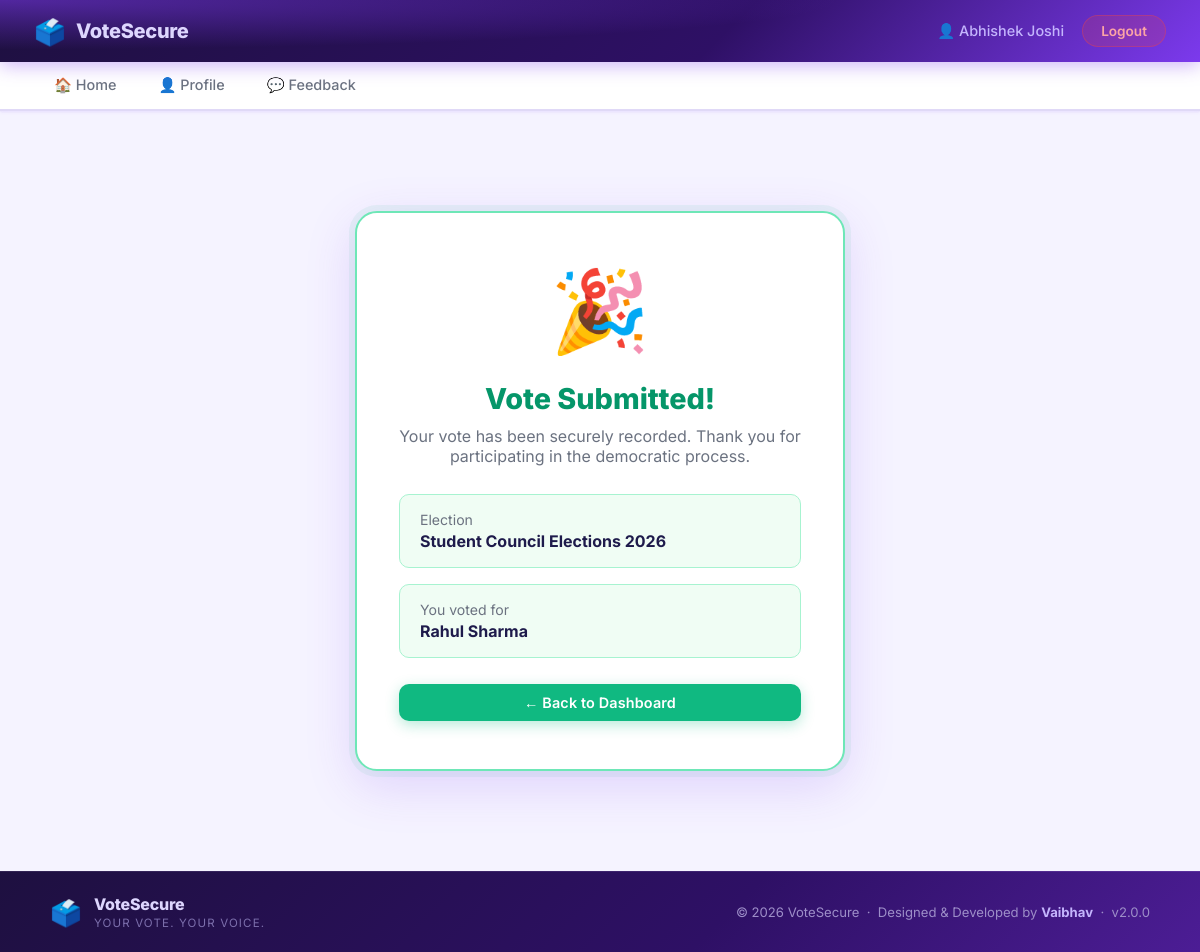
The app's page /voter/vote_success.php?election=1 (signed in) with its own data.
### tables this page shows
CREATE TABLE `users` (
    `id` int(11) NOT NULL,
    `name` varchar(100) DEFAULT NULL,
    `email` varchar(100) DEFAULT NULL,
    `password` varchar(255) DEFAULT NULL,
    `election_card` varchar(20) DEFAULT NULL,
    `mobile` varchar(15) DEFAULT NULL,
    `has_voted` tinyint(4) DEFAULT 0,
    `created_at` timestamp NOT NULL DEFAULT current_timestamp(),
    `type` varchar(50) NOT NULL DEFAULT 'College'
  );

CREATE TABLE `elections` (
    `id` int(11) NOT NULL,
    `title` varchar(255) NOT NULL,
    `type` varchar(100) NOT NULL,
    `start_date` date NOT NULL,
    `end_date` date NOT NULL,
    `status` varchar(20) DEFAULT 'Inactive',
    `winner_id` int(11) DEFAULT NULL
  );

CREATE TABLE `candidates` (
    `id` int(11) NOT NULL,
    `name` varchar(100) NOT NULL,
    `position` varchar(100) NOT NULL,
    `election_id` int(11) NOT NULL,
    `image` varchar(255) DEFAULT NULL,
    `manifesto` text DEFAULT NULL
  );

### voter/vote_success.php (the view, shortened to what this page needs)
<?php
include("../config/database.php");
$uid         = (int)$_SESSION['user'];
$election_id = (int)$_GET['election'];
$stmt = $conn->prepare("SELECT title FROM elections WHERE id = ?");
$stmt->bind_param("i", $election_id);
$stmt->execute();
$election = $stmt->get_result()->fetch_assoc();
$stmt = $conn->prepare(
    "SELECT c.name
     FROM votes v
     JOIN candidates c ON v.candidate_id = c.id
     WHERE v.user_id = ? AND v.election_id = ?
     ORDER BY v.id DESC
     LIMIT 1"
);
$stmt->bind_param("ii", $uid, $election_id);
$stmt->execute();
$candidate = $stmt->get_result()->fetch_assoc();
include("includes/header.php");
?>
<div class="status-page">
    <div class="success-card">
        <div class="status-icon">🎉</div>
        <h1 style="color:#059669;">Vote Submitted!</h1>
        <p>Your vote has been securely recorded. Thank you for participating in the democratic process.</p>
        <div class="success-detail">
            <p>Election</p>
            <strong><?php echo htmlspecialchars($election['title'] ?? 'N/A'); ?></strong>
        </div>
        <div class="success-detail">
            <p>You voted for</p>
            <strong><?php echo htmlspecialchars($candidate['name'] ?? 'Not Found'); ?></strong>
        </div>
        <a href="dashboard.php" class="btn btn-success" style="width:100%;text-align:center;margin-top:10px;">
            ← Back to Dashboard
        </a>
    </div>
</div>
<?php include("includes/footer.php"); ?>

### voter/includes/header.php (shortened to what this page needs)
<?php
$uid  = (int)$_SESSION['user'];
$stmt = $conn->prepare("SELECT name FROM users WHERE id = ?");
$stmt->bind_param("i", $uid);
$stmt->execute();
$result = $stmt->get_result();
$me     = $result->fetch_assoc();
$voter_name = htmlspecialchars($me['name'] ?? 'Voter');
?>
<!DOCTYPE html>
<html lang="en">
<head>
    <link rel="stylesheet" href="../assets/css/voter.css">
</head>
<body>
<header class="top-header">
    <div class="brand">
        <span class="brand-icon">🗳️</span>
        <span class="brand-name">VoteSecure</span>
    </div>
    <div class="header-right">
        <span class="welcome-text">👤 <?php echo $voter_name; ?></span>
        <a href="logout.php" class="logout-btn">Logout</a>
    </div>
</header>
<nav class="navbar">
    <a href="dashboard.php" class="nav-link <?php echo (basename($_SERVER['PHP_SELF'])=='dashboard.php')?'active':''; ?>">🏠 Home</a>
    <a href="profile.php"   class="nav-link <?php echo (basename($_SERVER['PHP_SELF'])=='profile.php') ?'active':''; ?>">👤 Profile</a>
    <a href="feedback.php"  class="nav-link <?php echo (basename($_SERVER['PHP_SELF'])=='feedback.php') ?'active':''; ?>">💬 Feedback</a>
</nav>
<main class="main-content">

### assets/css/voter.css (style rules this page uses)
:root { --primary: #7c3aed; --primary-dark: #6d28d9; --primary-deeper: #5b21b6; --primary-light: #ede9fe; --primary-glow: rgba(124,58,237,.22); --accent: #f59e0b; --accent-dark: #d97706; --accent-light: #fef3c7; --success: #10b981; --success-dark: #059669; --danger: #ef4444; --danger-dark: #dc2626; --warning: #f59e0b; --text-main: #1e1b4b; --text-muted: #6b7280; --bg-page: #f5f3ff; --bg-card: #ffffff; --border: #e0d9f7; --radius-sm: 10px; --radius-md: 16px; --radius-lg: 22px; --shadow-sm: 0 1px 4px rgba(124,58,237,.08), 0 1px 2px rgba(124,58,237,.05); --shadow-md: 0 4px 18px rgba(124,58,237,.13); --shadow-lg: 0 14px 50px rgba(124,58,237,.18); --transition: 0.22s ease; }
*, *::before, *::after { box-sizing: border-box; margin: 0; padding: 0; }
body { font-family: 'Inter', Arial, sans-serif; background: var(--bg-page); color: var(--text-main); min-height: 100vh; display: flex; flex-direction: column; }
a { color: var(--primary); text-decoration: none; }
.top-header { background: radial-gradient(ellipse 70% 80% at 0% 0%, rgba(124,58,237,.55), transparent), linear-gradient(135deg, #1e1040 0%, #2e1065 60%, #7c3aed 100%); color: #fff; padding: 15px 34px; display: flex; align-items: center; justify-content: space-between; box-shadow: 0 3px 18px rgba(124,58,237,.4); position: sticky; top: 0; z-index: 100; }
.brand { display: flex; align-items: center; gap: 10px; }
.brand-icon { font-size: 1.6rem; }
.brand-name { font-size: 1.25rem; font-weight: 800; letter-spacing: -.3px; color: #ddd6fe; }
.header-right { display: flex; align-items: center; gap: 18px; }
.welcome-text { font-size: .9rem; color: #c4b5fd; font-weight: 500; }
.logout-btn { background: rgba(239,68,68,.18); color: #fca5a5; border: 1px solid rgba(239,68,68,.35); padding: 7px 18px; border-radius: 50px; font-size: .85rem; font-weight: 600; transition: background var(--transition), color var(--transition); text-decoration: none; }
.navbar { background: #fff; border-bottom: 2px solid var(--border); padding: 0 34px; display: flex; gap: 2px; box-shadow: var(--shadow-sm); }
.nav-link { display: inline-block; padding: 14px 20px; font-size: .9rem; font-weight: 500; color: var(--text-muted); text-decoration: none; border-bottom: 3px solid transparent; transition: color var(--transition), border-color var(--transition); margin-bottom: -2px; }
.main-content { flex: 1; padding: 40px 34px; max-width: 1100px; width: 100%; margin: 0 auto; }
.btn { display: inline-block; padding: 10px 24px; border-radius: var(--radius-sm); font-size: .9rem; font-weight: 600; cursor: pointer; border: none; text-decoration: none; transition: background var(--transition), transform var(--transition), box-shadow var(--transition); font-family: inherit; letter-spacing: .01em; }
.btn-success { background: var(--success); color: #fff; box-shadow: 0 4px 14px rgba(16,185,129,.3); }
.status-page { display: flex; flex-direction: column; align-items: center; justify-content: center; text-align: center; padding: 60px 20px; }
.status-icon { font-size: 5rem; margin-bottom: 22px; animation: bounce 1.1s ease infinite alternate; }
.status-page h1 { font-size: 1.8rem; font-weight: 800; margin-bottom: 10px; }
.status-page p { font-size: 1rem; color: var(--text-muted); margin-bottom: 28px; max-width: 420px; }
.success-card { background: #fff; border: 2px solid #6ee7b7; border-radius: var(--radius-lg); padding: 48px 42px; box-shadow: var(--shadow-lg), 0 0 0 6px rgba(16,185,129,.07); max-width: 490px; width: 100%; }
.success-detail { background: #f0fdf4; border: 1px solid #a7f3d0; border-radius: var(--radius-sm); padding: 16px 20px; margin: 16px 0; text-align: left; }
.success-detail p { font-size: .88rem; color: var(--text-muted); margin-bottom: 3px; }
.success-detail strong { font-size: 1rem; color: var(--text-main); }

### records on screen
users: name "Abhishek Joshi"
elections: title "Student Council Elections 2026"
candidates: name "Rahul Sharma"
